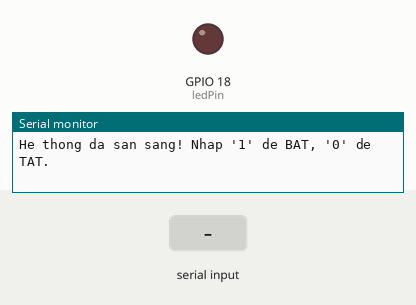
This sketch was run on a simulated ESP32. Parts: output pins drawn as LEDs (lit = HIGH), the last lines printed to the serial monitor. The inputs (shaded band) are chosen by the test bench.

Above: at 1.2 s.
1.3 s: "1" received over Serial
At 2.2 s:
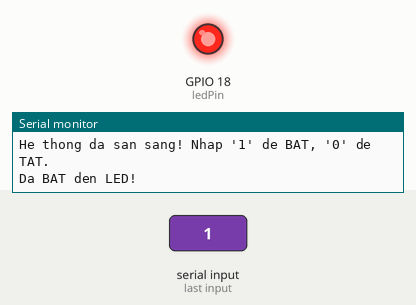
2.8 s: "0" received over Serial
At 3.3 s:
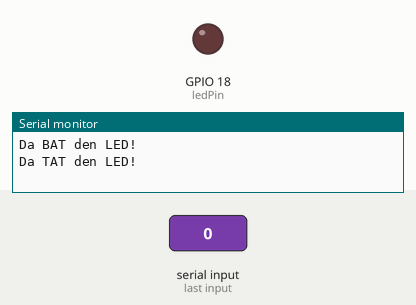
Timing chart, 0 to 5.8 s (numbered marks = the images above; inputs shaded):
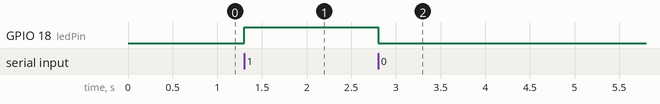

Measured:
- after the input at 1.3 s, GPIO 18 (ledPin): LOW → HIGH at once
- after the input at 2.8 s, GPIO 18 (ledPin): HIGH → LOW at once

The sketch:

sketch.ino
```cpp
const int ledPin = 18;

void setup() {
  pinMode(ledPin, OUTPUT);

  Serial.begin(9600);

  Serial.println("He thong da san sang! Nhap '1' de BAT, '0' de TAT.");
}

void loop() {
  if (Serial.available() > 0) {

    char incomingChar = Serial.read();

    if (incomingChar == '1') {
      digitalWrite(ledPin, HIGH);
      Serial.println("Da BAT den LED!");
    }
    else if (incomingChar == '0') {
      digitalWrite(ledPin, LOW);
      Serial.println("Da TAT den LED!");
    }
  }
}
```
